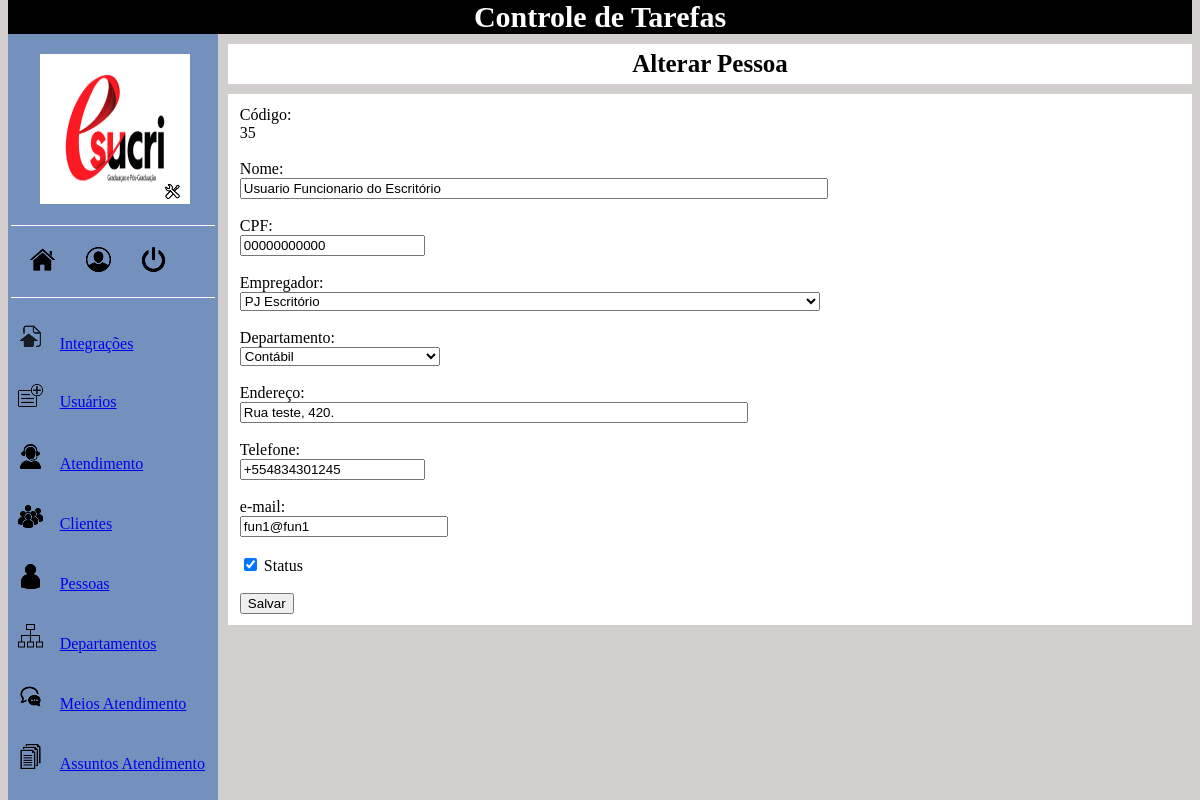
/views/pessoa-editar.php?id=35 (signed in), run on the app's committed database.
### tables this page shows
CREATE TABLE `pessoa` (
  `id` int(11) NOT NULL AUTO_INCREMENT,
  `nome` varchar(70) NOT NULL,
  `tipo` char(2) NOT NULL,
  `documento` varchar(14) NOT NULL,
  `endereco` varchar(100) DEFAULT NULL,
  `telefone` char(14) DEFAULT NULL,
  `email` varchar(100) DEFAULT NULL,
  `status` char(1) DEFAULT 'I',
  `cliente` char(1) DEFAULT 'N',
  PRIMARY KEY (`id`),
  UNIQUE KEY `documento` (`documento`)
);

CREATE TABLE `pj_pf` (
  `id` int(11) NOT NULL AUTO_INCREMENT,
  `id_pf` int(11) NOT NULL,
  `id_pj` int(11) NOT NULL,
  PRIMARY KEY (`id`)
);

CREATE TABLE `pessoa_departamento` (
  `id` int(11) NOT NULL AUTO_INCREMENT,
  `id_pessoa` int(11) NOT NULL,
  `id_dpto` int(11) NOT NULL,
  PRIMARY KEY (`id`)
);

CREATE TABLE `departamento` (
  `id` int(11) NOT NULL AUTO_INCREMENT,
  `nome` varchar(70) NOT NULL,
  PRIMARY KEY (`id`)
);

### views/pessoa-editar.php (the view, shortened to what this page needs)
<?php
    include('../conexao.php');
    include('menu.php');
?>
<!DOCTYPE html>
<html lang="pt-br">
<head>
    <link rel="stylesheet" href="../styles/estilos.css">
</head>
<body>
    <?php
        $id = $_GET['id'];
        $sql   = "SELECT * FROM pessoa WHERE id = '{$id}'";
        $query = mysqli_query($conexao,$sql);
        $item  = mysqli_fetch_array($query, MYSQLI_ASSOC);
        $sqlVinculoEmpregador   = "SELECT * FROM pj_pf WHERE id_pf = '{$id}'";
        $queryVinculoEmpregador = mysqli_query($conexao,$sqlVinculoEmpregador);
        $itemVinculoEmpregador  = mysqli_fetch_array($queryVinculoEmpregador, MYSQLI_ASSOC);
        $sqlVinculoDepartamento   = "SELECT * FROM pessoa_departamento WHERE id_pessoa = '{$id}'";
        $queryVinculoDepartamento = mysqli_query($conexao,$sqlVinculoDepartamento);
        $itemVinculoDepartamento  = mysqli_fetch_array($queryVinculoDepartamento, MYSQLI_ASSOC);
    ?>
    <header>
        <div class="header-pagina">Alterar Pessoa</div>
    </header>
    <section class="conteudo-cadastro">
        <form action="../controllers/pessoa/pessoa-editar.php" method="POST">
            <label>Código:</label><br>
            <?php echo $id; ?><br><br>
            <label for="nome">Nome:</label><br>
            <input type="text" name="nome" id="nome" maxlength="70" value="<?php echo $item['nome'] ?>" class="input-nome"><br><br>
            <label for="documento">CPF:</label><br>
            <input type="text" name="documento" id="documento" maxlength="11" value="<?php echo $item['documento'] ?>"><br><br>
            <label for="id_pj">Empregador:</label><br>
            <select name="id_pj" id="id_pj" class="input-nome">
                <?php
                    $sqlEmpregador = "SELECT * FROM pessoa";
                    $queryEmpregador = mysqli_query($conexao, $sqlEmpregador);
                    while ($empregador = mysqli_fetch_array($queryEmpregador, MYSQLI_ASSOC)) {
                ?>
                <option value="<?php echo $empregador['id']; ?>" <?php if ($empregador['id'] == $itemVinculoEmpregador['id_pj']) {
                    echo 'selected="selected"'; } ?>><?php echo $empregador['nome']; }?></option>
            </select><br><br>
            <label for="departamento">Departamento:</label><br>
            <select name="departamento" id="departamento" class="input-departamento">
                <?php
                    $sqlDepartamento = "SELECT * FROM departamento";
                    $queryDepartamento = mysqli_query($conexao, $sqlDepartamento);
                    while ($departamento = mysqli_fetch_array($queryDepartamento, MYSQLI_ASSOC)) {
                ?>
                <option value="<?php echo $departamento['id']; ?>" <?php if ($departamento['id'] == $itemVinculoDepartamento['id_dpto']) {
                    echo 'selected="selected"'; } ?>><?php echo $departamento['nome']; }?></option>
            </select><br><br>
            <label for="endereco">Endereço:</label><br>
            <input type="text" name="endereco" id="endereco" maxlength="100" value="<?php echo $item['endereco'] ?>" class="input-endereco"><br><br>
            <label for="telefone">Telefone:</label><br>
            <input type="text" name="telefone" id="telefone" maxlength="14" value="<?php echo $item['telefone'] ?>"><br><br>
            <label for="email">e-mail:</label><br>
            <input type="text" name="email" id="email" maxlength="100" value="<?php echo $item['email'] ?>" class="input-email"><br><br>
            <input type="checkbox" name="status" id="status" <?php if($item['status'] == 'A'){echo 'checked="checked"';} ?>>
            <label for="status">Status</label><br><br>
            <button type="submit">Salvar</button>
        </form>
    </section>
</body>
</html>

### styles/estilos.css (style rules this page uses)
.conteudo-cadastro { margin-top: 10px; padding: 1%; margin-left: 220px; background-color: white; }
body { background-color: rgb(210, 206, 206); }
.input-nome { width: 580px; }
.input-departamento { width: 200px; }
.input-endereco { width: 500px; }
.input-email { width: 200px; }
.header-pagina { margin-top: 10px; padding: 0.5%; margin-left: 220px; background-color: white; text-align: center; font-size: 25px; font-weight: bolder; }

### data on the page
pessoa: nome "Usuario Funcionario do Escritório", documento "00000000000", endereco "Rua teste, 420.", telefone "+554834301245", email "fun1@fun1", status "☑"
pj_pf: id_pj "PJ Escritório"
pessoa_departamento: departamento "Contábil"

### other printed values
$id "35"
